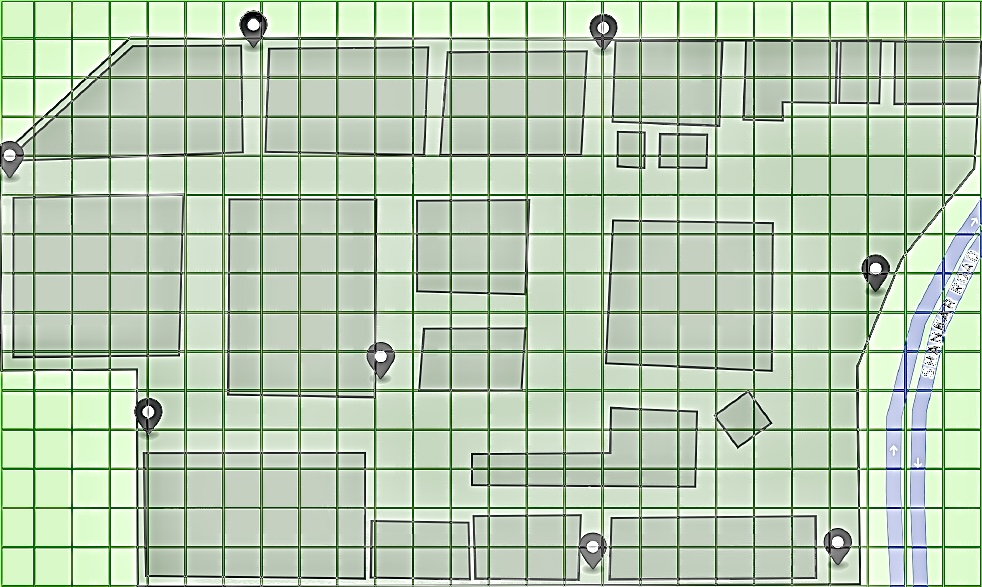
#> input picture pathly/map.jpg, 982 x 587 px
$ jupyter execute --allow-errors overlays.ipynb
#> lines starting #> are read from the running program, lines starting #| are printed output that depends on the picture
[cell 1]
import numpy as np
import matplotlib.pyplot as plt
import cv2 as cv

[cell 2]
grid_shape = np.array([15,26])
img = cv.imread('./map.jpg')
#> img is the input picture: shape (587, 982, 3); mean B, G, R 177.6, 201.8, 183.4
img = cv.cvtColor(img, cv.COLOR_BGR2RGB)
plt.figure(figsize=grid_shape/2)
plt.imshow(img)
plt.show()

[cell 3]
def overlay_gen(grid=None, color=[0,0,0]):
    if grid is None:
        grid = np.random.randint(-1, 1, grid_shape).astype(np.uint8)*255
    rgba_image = np.zeros((grid.shape[0], grid.shape[1], 4))
    rgba_image[grid == 1] = [color[0], color[1], color[2], 1]
    rgba_image[grid == 0] = [0, 0, 0, 0]
    return rgba_image

[cell 4]
plt.figure(figsize=grid_shape)
overlay_grid = overlay_gen()
plt1 = plt.imshow(img, extent=[0, grid_shape[1], grid_shape[0], 0])
plt2 = plt.imshow(overlay_grid, alpha=0.3, extent=[0, grid_shape[1], grid_shape[0], 0])
plt.xticks(np.arange(0, grid_shape[1], 1))
plt.tick_params(axis='x', top=True)
plt.yticks(np.arange(0, grid_shape[0], 1))

plt.show()
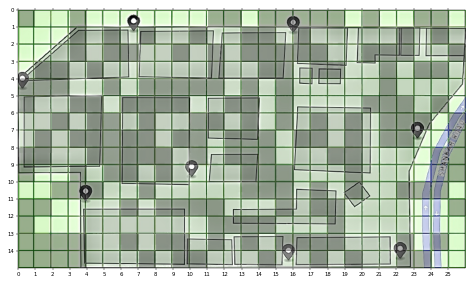
#> figure drawn by matplotlib, 1 panel
